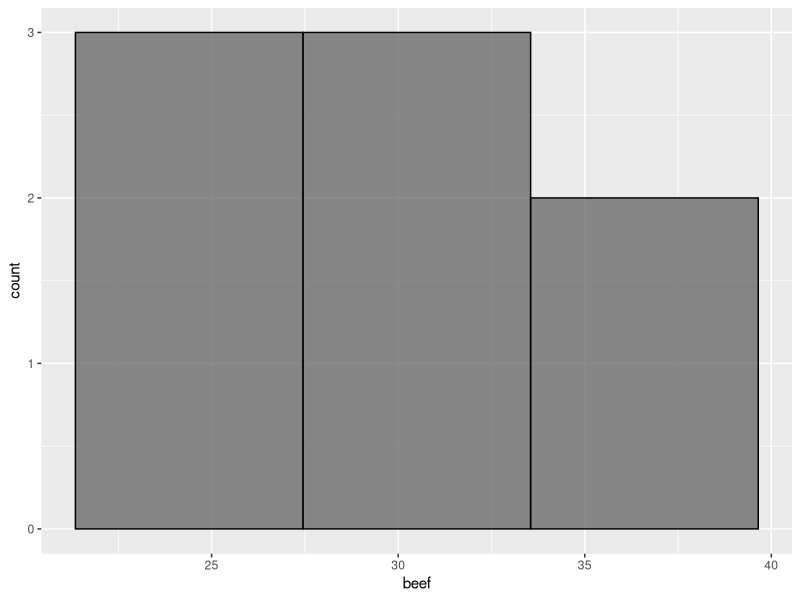
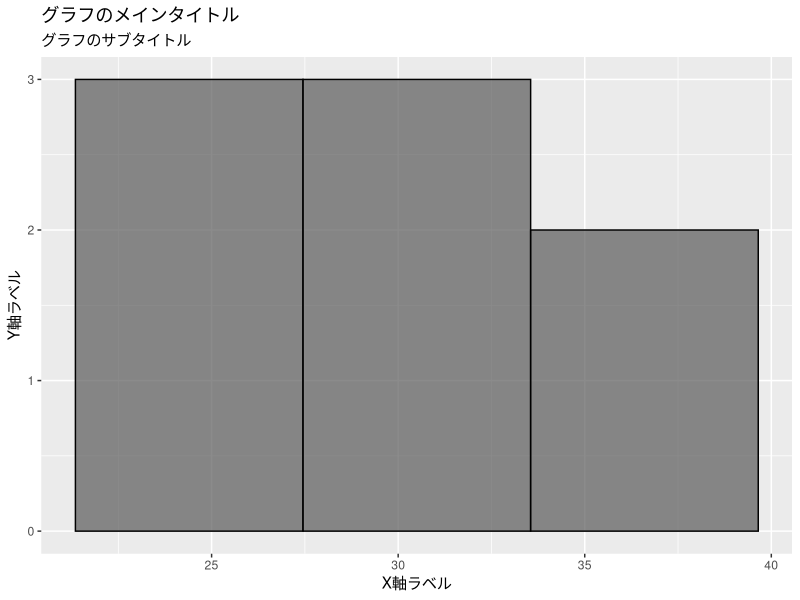
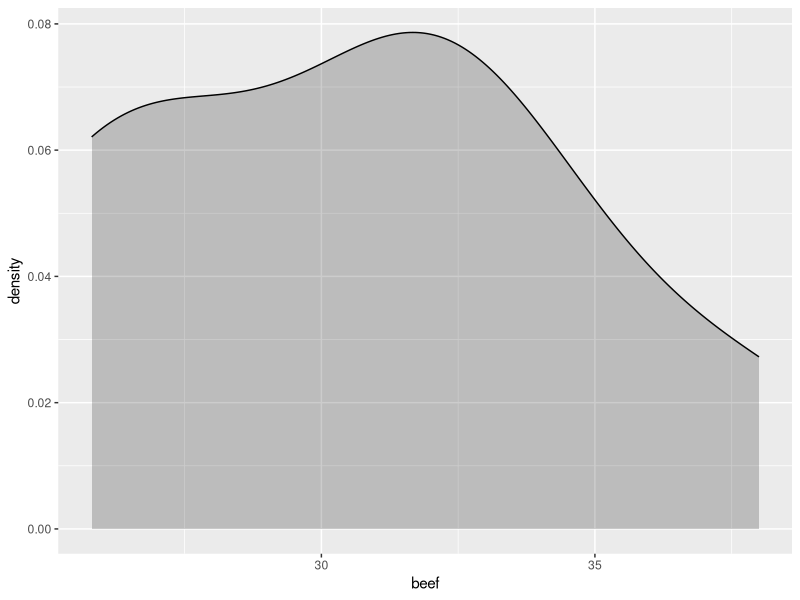
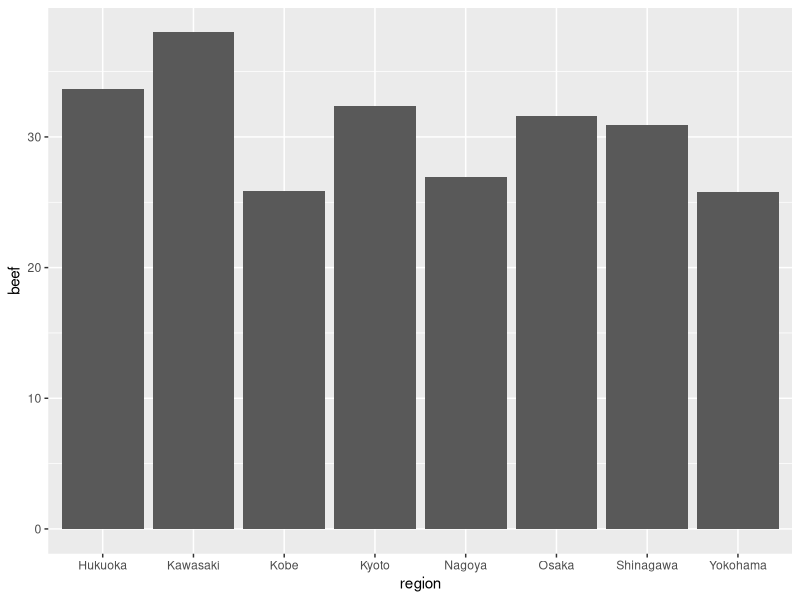
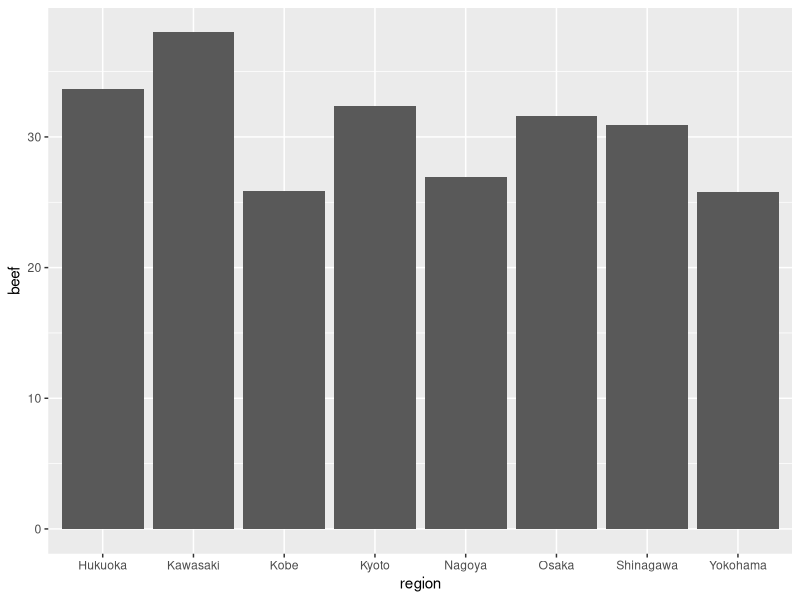
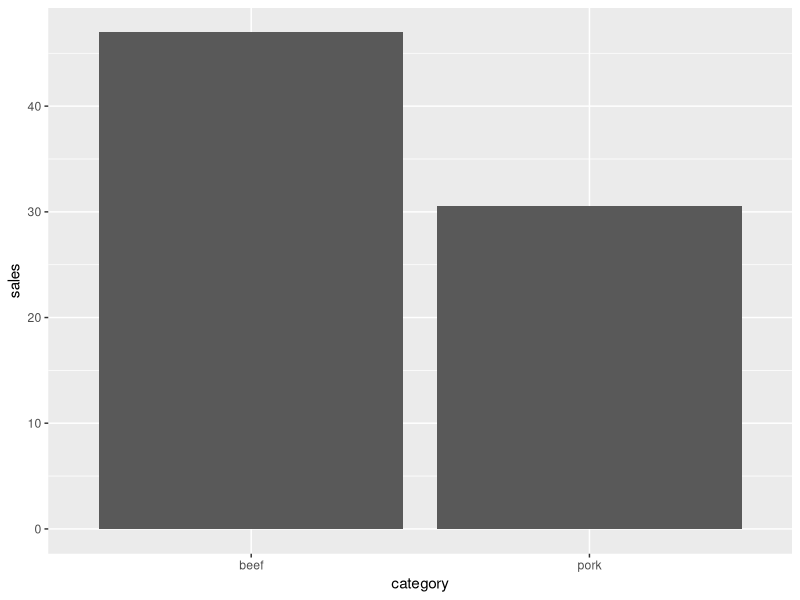
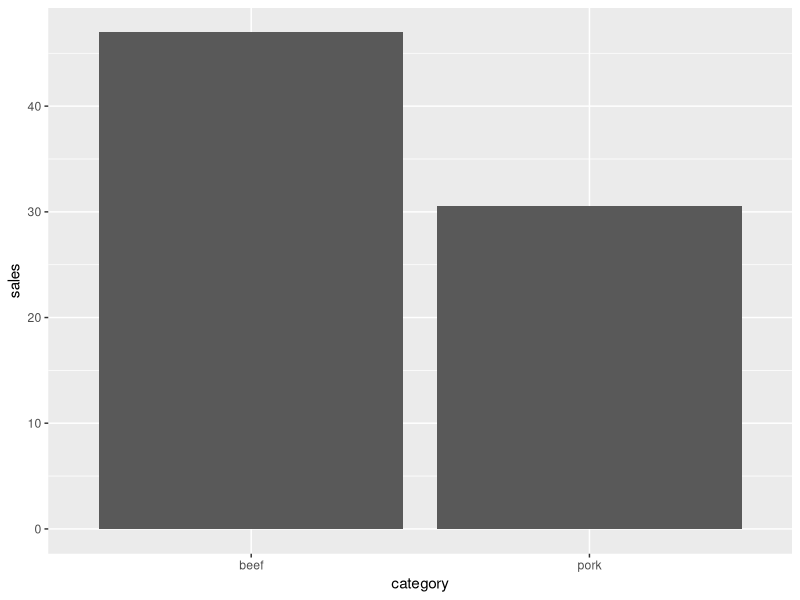
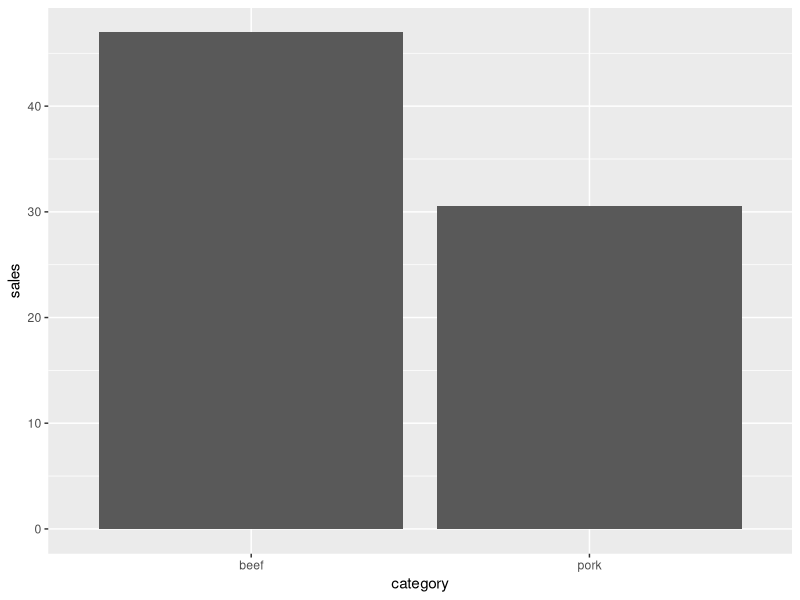

These charts were generated, in order, by the following R code:

# データの可視化|R言語ではじめるプログラミングとデータ分析
# 馬場真哉


# パッケージの読み込み --------------------------------------------------------------

library(readr)
library(dplyr)
library(ggplot2)


# ヒストグラム ---------------------------------------------------------

# 対象のデータ
sales_beef <- read_csv("2-9-1-sales-beef.csv")
sales_beef %>% print(n = 3)

# ヒストグラム
ggplot(data = sales_beef) + 
  geom_histogram(mapping = aes(x = beef),
                 bins = 3, alpha = 0.7, colour = "black") 


# グラフタイトルなどの追加 ------------------------------------------------------------

# 装飾をつける
ggplot(data = sales_beef) + 
  geom_histogram(mapping = aes(x = beef),
                 bins = 3, alpha = 0.7, colour = "black") +
  labs(title = "グラフのメインタイトル", 
       subtitle = "グラフのサブタイトル") +
  xlab("X軸ラベル") +
  ylab("Y軸ラベル")


# カーネル密度推定 ----------------------------------------------------------------

# カーネル密度推定
ggplot(data = sales_beef) + 
  geom_density(mapping = aes(x = beef),
               alpha = 0.2, fill = "black") 

# 棒グラフ --------------------------------------------------------------------

# 対象のデータ
sales_beef_region <- read_csv("2-9-2-sales_beef_region.csv")
sales_beef_region %>% print(n = 3)

# 棒グラフ
ggplot(data = sales_beef_region) +
  geom_bar(mapping = aes(x = region, y = beef),
           stat = "identity")

# geom_colでも良い
ggplot(data = sales_beef_region) +
  geom_col(mapping = aes(x = region, y = beef))


# 集計値に対する棒グラフ -------------------------------------------------------------

# 対象のデータ
sales_meat <- read_csv(
  "2-9-4-sales-meat.csv", 
  col_types = cols(category = col_factor()))
sales_meat %>% print(n = 3)

# 集計処理の後にggplot関数を適用
# 集計
summarise_meat <- sales_meat %>% 
  group_by(category) %>% 
  summarise(sales = mean(sales))
summarise_meat

# 可視化
ggplot(summarise_meat) +
  geom_col(mapping = aes(x = category, y = sales))
  
# geom_bar内部で集計する
ggplot(data = sales_meat) +
  geom_bar(mapping = aes(x = category, y = sales),
           stat = "summary", fun.y = "mean")

# 参考：そのほかの集計値
ggplot(data = sales_meat) +
  geom_bar(mapping = aes(x = category, y = sales),
           stat = "summary", fun.y = "max")


# 2つ以上のグループを対象とした集計値に対する棒グラフ ----------------------------------------------

# 対象のデータ
warpbreaks %>% head(n = 3)

# 集計
summarise_warpbreaks <- warpbreaks %>% 
  group_by(wool, tension) %>% 
  summarise(breaks = mean(breaks))
summarise_warpbreaks

# 可視化
ggplot(summarise_warpbreaks) +
  geom_col(mapping = aes(x = wool, fill = tension, y = breaks),
           position = "dodge")

# 参考：積み上げ棒グラフ
ggplot(summarise_warpbreaks) +
  geom_col(mapping = aes(x = wool, fill = tension, y = breaks),
             position = "stack")

# geom_bar内部で集計する
ggplot(data = warpbreaks) +
  geom_bar(mapping = aes(x = wool, fill = tension, y = breaks),
           stat = "summary", fun.y = "mean", position = "dodge")


# memo：グループ分けの考え方
ggplot(data = warpbreaks) +
  geom_bar(aes(x = wool, group = tension, y = breaks),
           stat = "summary", fun.y = "mean", position = "dodge")


# memo：stat_summaryの使用
ggplot(data = warpbreaks) +
  stat_summary(aes(x = wool, fill = tension, y = breaks),
               geom = "bar", fun.y = "mean", 
               position = "dodge")


# memo：エラーバーの追加
ggplot(data = warpbreaks) +
  stat_summary(aes(x = wool, fill = tension, y = breaks),
               geom = "bar", fun.y = "mean", 
               position = "dodge") +
  stat_summary(aes(x = wool, group = tension, y = breaks),
               geom = "errorbar", width = 0.25,
               fun.data = "mean_se", 
               position = position_dodge(0.9))


# 箱ひげ図とグラフ領域の指定 --------------------------------------------------------------------

# 2つ以上のカテゴリを対象とした箱ひげ図
ggplot(data = warpbreaks) +
  geom_boxplot(aes(x = wool, fill = tension, y = breaks)) +
  ylim(0, 75)


# バイオリンプロットとグレースケールへの変更 ---------------------------------------------------------------

# 2つ以上のカテゴリを対象としたバイオリンプロット(グレースケール)
ggplot(data = warpbreaks) +
  geom_violin(aes(x = wool, fill = tension, y = breaks)) +
  ylim(0, 75) +
  scale_fill_grey()


# グリッドの分割 -----------------------------------------------------------------

# グリッドの分割
ggplot(data = warpbreaks) +
  geom_violin(aes(x = wool, y = breaks)) +
  facet_grid(~ tension) + 
  ylim(0, 75)


# 散布図 ---------------------------------------------------------------------

# 対象のデータ
iris %>% head(n = 3)

# 色分けした散布図。テーマはクラシック
ggplot(data = iris) +
  geom_point(aes(x = Sepal.Length, y = Sepal.Width, 
                 colour = Species)) + 
  theme_classic()

# 参考：テーマの変更
ggplot(data = iris) +
  geom_point(aes(x = Sepal.Length, y = Sepal.Width, 
                 colour = Species)) + 
  theme_bw()

# 参考：文字サイズの変更
ggplot(data = iris) +
  geom_point(aes(x = Sepal.Length, y = Sepal.Width, 
                 colour = Species)) + 
  theme_gray(base_size = 20)


# 折れ線グラフと軸ラベルの設定 ------------------------------------------------------------------

# 対象のデータ
tbl_day_time <- read_csv("4-5-2-ts-day-time.csv")
tbl_day_time

# 折れ線グラフ
ggplot(data = tbl_day_time) +
  geom_line(mapping = aes(x = time, y = sales)) +
  scale_x_datetime(date_labels = "%Y/%m/%d \n %H:%M:%S")


# qplotを使った簡易的な実装 ---------------------------------------------------------

# 棒グラフ
qplot(x = region, y = beef,
      data = sales_beef_region, geom = "col")

# 折れ線グラフ
qplot(x = time, y = sales, 
      data = tbl_day_time, geom = "line") +
  scale_x_datetime(date_labels = "%Y/%m/%d \n %H:%M:%S")

# 参考：ヒストグラム
qplot(x = beef, 
      data = sales_beef, geom = "histogram", 
      bins = 3, alpha = I(0.7), colour = I("black"))

# 参考：箱ひげ図
qplot(x = wool, fill = tension, y = breaks, 
      data = warpbreaks, geom = "boxplot")

# 参考：バイオリンプロット
qplot(x = wool, fill = tension, y = breaks, 
      data = warpbreaks, geom = "violin")

# 参考：散布図
qplot(x = Sepal.Length, y = Sepal.Width, color = Species, 
      data = iris, geom = "point")


# グラフのファイル出力 ----------------------------------------------

# 最後に出力したグラフを画像にする
ggsave("plot.png", width = 5, height = 5)

# 参考：SVGファイル出力
svg(
  filename = "result.svg",
  width = 6,
  height = 4,
  family="MS Gothic"
)
qplot(x = time, y = sales, 
      data = tbl_day_time, geom = "line") +
  scale_x_datetime(date_labels = "%Y/%m/%d \n %H:%M:%S")
dev.off()


# ggplot2の拡張 --------------------------------------------------------------

# 散布図行列を描く
library(GGally)
ggpairs(data = iris, mapping = aes(colour = Species))


